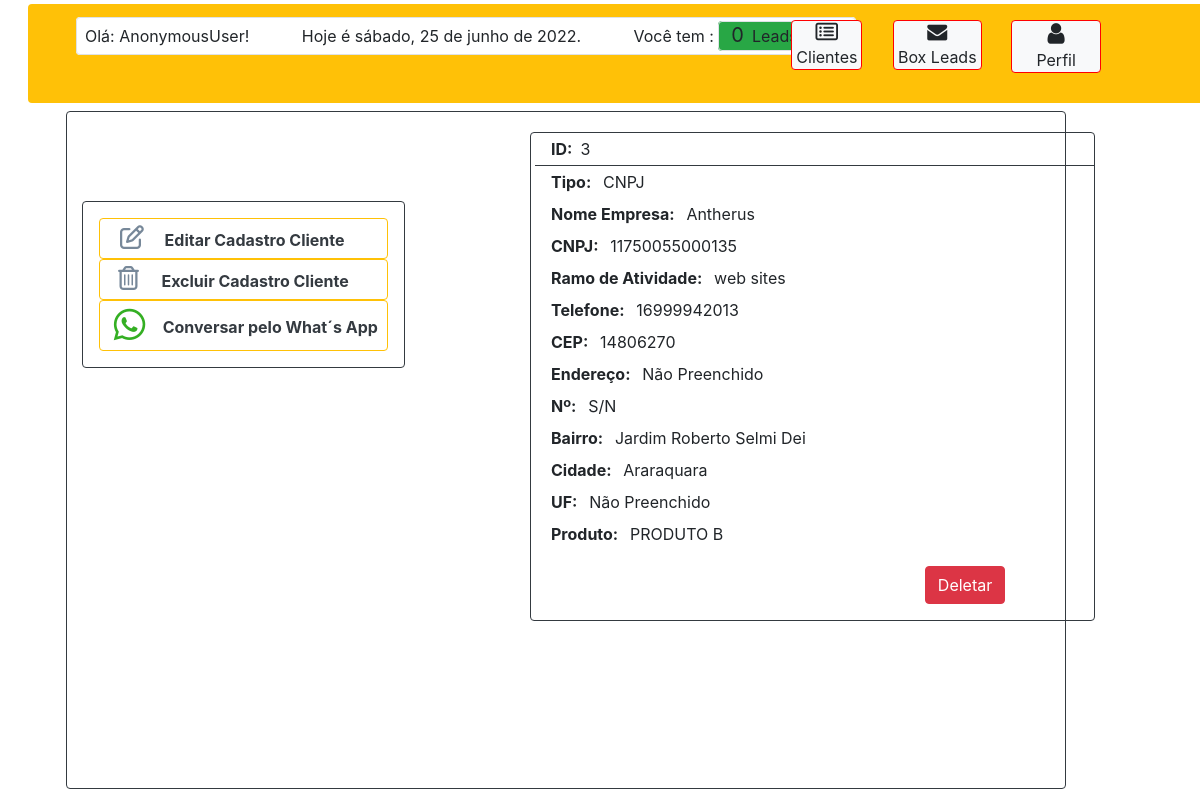
/deletar-cliente/3/, run on the app's committed database.
### landingpage/models.py (models this page shows, shortened)
class CadastroClientes(models.Model):
    TIPO = (
        ('CNPJ', 'CNPJ'),
        ('CPF', 'CPF')
    )
    STATUS_CLIENTE = (
        ('ATIVADO', 'ATIVADO'),
        ('DESATIVADO', 'DESATIVADO')
    )
    tipo_juridico = models.CharField(choices=TIPO, blank=False, null=False, max_length=4)
    cnpj = models.CharField(blank=True, null=True, max_length=14)
    nome_empresa = models.CharField(blank=True, null=True, max_length=50)
    cpf = models.CharField(blank=True, null=True, max_length=11)
    nome_usuario = models.CharField(blank=True, null=True, max_length=50)
    ramo_atividade = models.CharField(blank=True, null=True, max_length=50)
    telefone = models.CharField(blank=True, null=True, max_length=13)
    cep = models.CharField(blank=True, null=True, max_length=8)
    endereco = models.CharField(blank=True, null=True, max_length=150)
    num_endereco = models.CharField(blank=True, null=True, max_length=5)
    bairro = models.CharField(blank=True, null=True, max_length=50)
    cidade = models.CharField(blank=True, null=True, max_length=50)
    estado = models.CharField(blank=True, null=True, max_length=50)
    status_cliente = models.CharField(choices=STATUS_CLIENTE, max_length=10)
    produto = models.ForeignKey(Produto, on_delete=models.CASCADE, blank=True, null=True)
    data_contratacao = models.DateField(blank=True, null=True)
    data_vencimento = models.DateField(blank=True, null=True)

class Produto(models.Model):
    nome_produto = models.CharField(blank=False, null=False, max_length=100)
    descricao = models.TextField(blank=False, null=False, max_length=256)
    valor = models.CharField(blank=False, null=False, max_length=11)
    def __str__(self):
        return self.nome_produto

### landingpage/views.py (the view)
# urls.py: path('deletar-cliente/<int:pk>/', views.deletar_cliente, name='deletar-cliente'),
def deletar_cliente(request, pk):
    ficha_cliente = get_object_or_404(CadastroClientes, pk=pk)
    perfil = Perfil()
    print(request.method)
    if request.method == "POST":
        ficha_cliente.delete()
        return redirect(reverse('cliente-deletado'))
    return render(request, 'lp/deletar-cliente.html', {'ficha_cliente': ficha_cliente,
                                                       'perfil': perfil})

### landingpage/templates/lp/deletar-cliente.html (shortened to what this page needs)
{% extends "lp/base-cadastro-clientes.html" %}
{% block content %}
    <div class="bg-white border border-dark rounded pt-1 col-10 ml-3" id="box-cliente" style="position:absolute;left:50px;"
         xmlns="http://www.w3.org/1999/html">
            <div  class="border border-dark rounded col-7 ml-5 p-0 mt-3 pb-3" style="position:relative;left:400px;">
                <ul style="list-style: none;">
                    {% if ficha_cliente.tipo_juridico == "CNPJ" %}
                    <li class="border-bottom border-dark ml-1 px-3 py-1"><span class="mr-2 font-weight-bold">ID:</span>{{ficha_cliente.id|default:"Não Preenchido"}}</li>
                    <li class="ml-1 px-3 py-1"><span class="mr-2 font-weight-bold">Tipo: </span>{{ficha_cliente.tipo_juridico|default:"Não Preenchido"}}</li>
                    <li class="ml-1 px-3 py-1"><span class="mr-2 font-weight-bold ">Nome Empresa: </span>{{ficha_cliente.nome_empresa|default:"Não Preenchido"}}</li>
                    <li class="ml-1 px-3 py-1"><span class="mr-2 font-weight-bold">CNPJ: </span>{{ficha_cliente.cnpj|default:"Não Preenchido"}}</li>
                    <li class="ml-1 px-3 py-1"><span class="mr-2 font-weight-bold">Ramo de Atividade: </span>{{ficha_cliente.ramo_atividade|default:"Não Preenchido"}}</li>
                    <li class="ml-1 px-3 py-1"><span class="mr-2 font-weight-bold">Telefone: </span>{{ficha_cliente.telefone|default:"Não Preenchido"}}</li>
                    <li class="ml-1 px-3 py-1"><span class="mr-2 font-weight-bold">CEP: </span>{{ficha_cliente.cep|default:"Não Preenchido"}}</li>
                    <li class="ml-1 px-3 py-1"><span class="mr-2 font-weight-bold">Endereço: </span>{{ficha_cliente.endereco|default:"Não Preenchido"}}</li>
                    <li class="ml-1 px-3 py-1"><span class="mr-2 font-weight-bold">Nº: </span>{{ficha_cliente.num_endereco|default:"Não Preenchido"}}</li>
                    <li class="ml-1 px-3 py-1"><span class="mr-2 font-weight-bold">Bairro: </span>{{ficha_cliente.bairro|default:"Não Preenchido"}}</li>
                    <li class="ml-1 px-3 py-1"><span class="mr-2 font-weight-bold">Cidade: </span>{{ficha_cliente.cidade|default:"Não Preenchido"}}</li>
                    <li class="ml-1 px-3 py-1"><span class="mr-2 font-weight-bold">UF: </span>{{ficha_cliente.estado|default:"Não Preenchido"}}</li>
                    <li class="ml-1 px-3 py-1"><span class="mr-2 font-weight-bold">Produto: </span>{{ficha_cliente.produto|default:"Não Preenchido"}}</li>
                    {% endif %}
                </ul>
                 <form method="POST"  enctype="multipart/form-data" action =""  >
                                <input  style="position:relative;left:70%;"  id="deletar-cliente" name="deletar-cliente" class="btn btn-danger" type="submit" value="Deletar" >
                        </form>
            </div>
        <div class="col-4  border border-dark  rounded p-3  " style="position:relative;top:-420px;">
            <a href="/editar-cliente/{{ficha_cliente.id}}/" class="btn btn-outline-warning d-block "  >
                <i class="fa fa-pencil-square-o mr-2 " aria-hidden="true" style="color:lightslategray;font-size:24px;position:relative; left:-15px;"></i>
                <span class="btn-lateral  text-dark font-weight-bold" style="position:relative;left:-7px;">Editar Cadastro Cliente</span>
            </a>
            <a class="btn btn-outline-warning d-block"  >
                <i class="fa fa-trash-o mr-2 " aria-hidden="true" style="color:lightslategray;font-size:24px;position:relative; left:-15px;"></i>
                <span class="btn-lateral text-dark font-weight-bold" style="position:relative;left:-5px;">Excluir Cadastro Cliente</span>
            </a>
            <a href="https://wa.me/5516{{ficha_cliente.telefone|default:'Não Preenchido'}}?text=Acabei%20de%20%20ver%20a%20promoção%20Landing%20Page%20por%20R$%20299,90" class="btn btn-outline-warning d-block" >
                <i class="fa fa-whatsapp mr-2 " aria-hidden="true" style="color:#34af23;font-size:36px;"></i>
                <span class="btn-lateral  text-dark font-weight-bold" style="position:relative; top:-5px;left:5px;">Conversar pelo What´s App</span>
            </a>
        </div>
    </div>
{% endblock %}

### landingpage/static/landingpage/css/dashboard.css (style rules this page uses)
* { margin: 0; padding: 0; }

### data on the page
CadastroClientes: id "3", tipo_juridico "CNPJ", nome_empresa "Antherus", cnpj "11750055000135", ramo_atividade "web sites", telefone "16999942013", cep "14806270", endereco "Não Preenchido", num_endereco "S/N", bairro "Jardim Roberto Selmi Dei", cidade "Araraquara", estado "Não Preenchido", produto "PRODUTO B"

### other printed values
{{ request.user|capfirst }} "AnonymousUser"
{{ count_novo|default:'0' }} "0"
